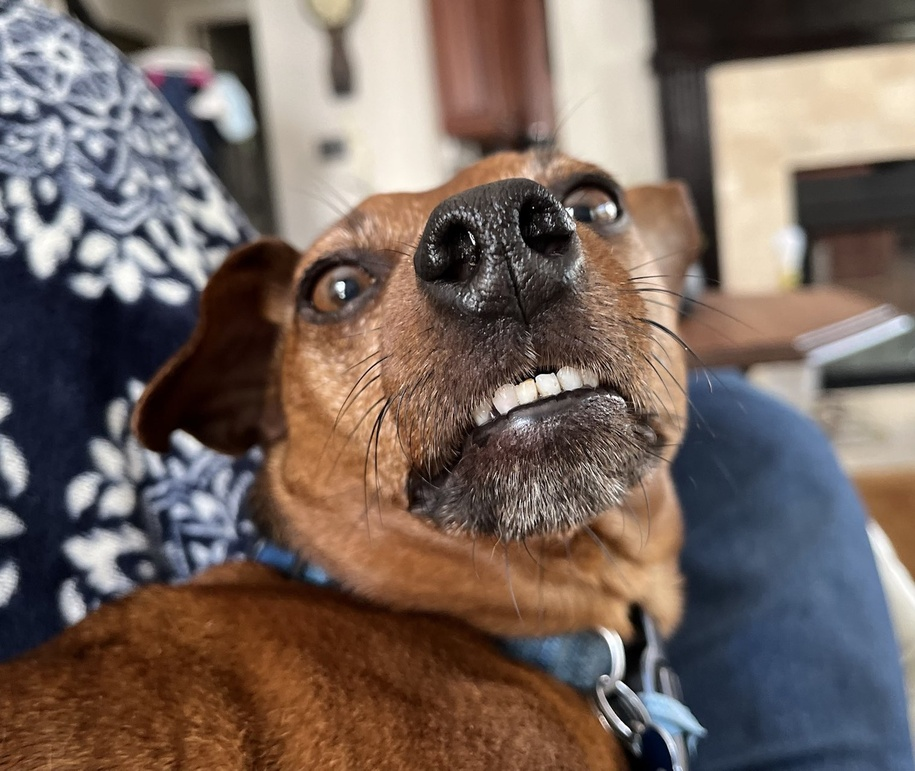
#> input picture inpainting_project/cisco_demo.jpg, 915 x 771 px, shrunk from 1518 x 1280 before the run
$ python linear_diffusion.py
#> lines starting #> are read from the running program, lines starting #| are printed output that depends on the picture
import numpy as np
import matplotlib.pyplot as plt
from scipy.signal import convolve2d
from skimage.color import rgb2gray
from skimage import io


def linear_diffusion_convolution(image, num_steps=50, dt=0.1, D=1.0):
    """
    Perform linear diffusion using convolution with the discrete Laplacian.

    Parameters:
        image (np.ndarray): 2D input image
        num_steps (int): number of time steps
        dt (float): time step size
        D (float): diffusion coefficient

    Returns:
        np.ndarray: diffused image
    """
    u = image.astype(np.float64)

    # Discrete Laplacian kernel
    laplacian_kernel = np.array([[0, 1, 0],
                                 [1, -4, 1],
                                 [0, 1, 0]])

    for step in range(num_steps):
        delta_u = convolve2d(u, laplacian_kernel, mode='same', boundary='symm')
        u += dt * D * delta_u

    return u

def main():
    image = io.imread('cisco_demo.jpg') # Demo image of my dog
#> image is the input picture: shape (771, 915, 3); mean R, G, B 117.1, 101.7, 94.3

    # If it has 4 channels (RGBA), drop the alpha
    if image.shape[-1] == 4:
        image = image[..., :3]  # Keep only R, G, B

    image = rgb2gray(image) # Grayscale it
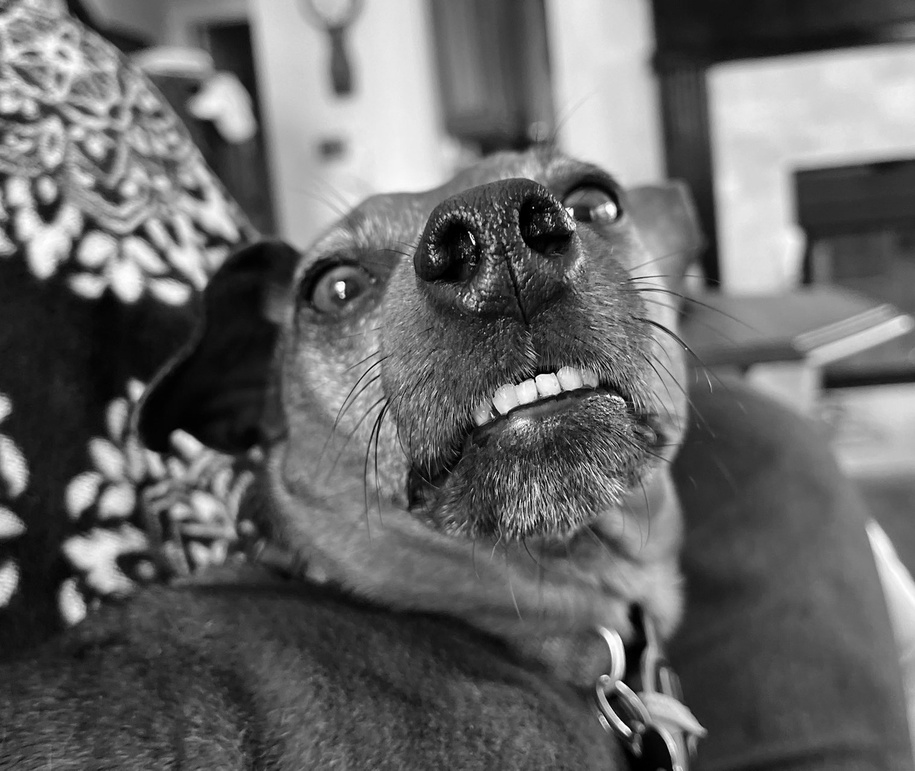
#> image: shape (771, 915) float64; min 0, max 1, mean 0.409

    plt.figure(figsize=(8, 4))

    plt.subplot(1, 2, 1)
    plt.title('Original')
    plt.imshow(image, cmap='gray')
    plt.axis('off')

    diffused = linear_diffusion_convolution(image, num_steps=500, dt=0.1, D=0.5)
#> the loop in linear_diffusion_convolution, `for step in range(num_steps):` made 500 passes
#> pass 1, in linear_diffusion_convolution, `delta_u = convolve2d(u, laplacian_kernel, mode='same', boundary='symm')`:
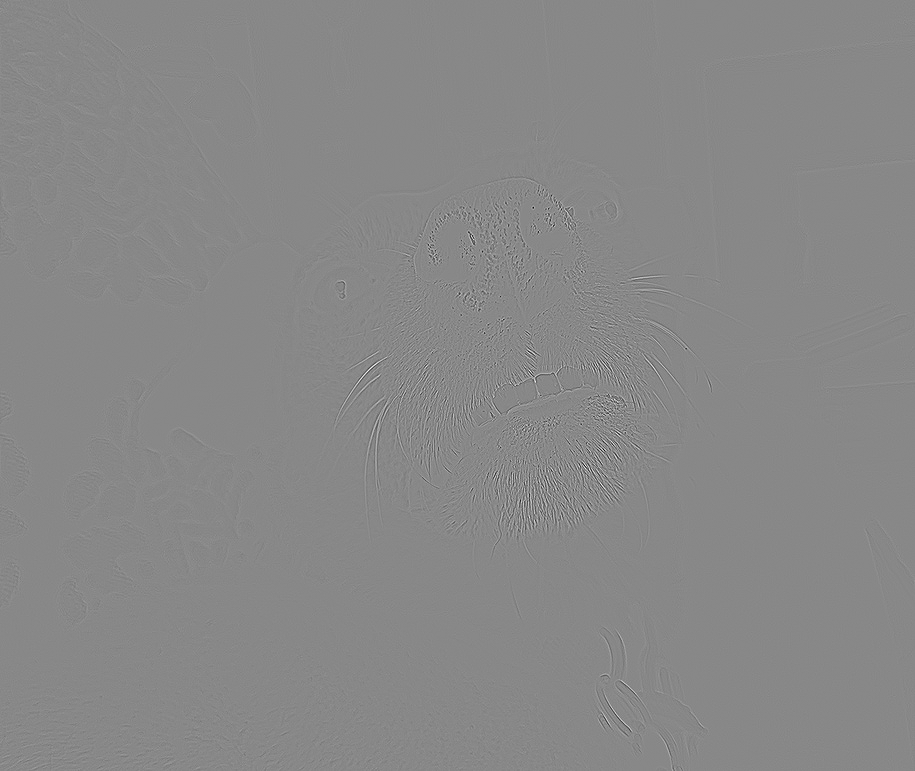
#> delta_u: shape (771, 915) float64; min -2.19, max 1.91, mean 1.05e-19; drawn with min black and max white
#> after the loop in linear_diffusion_convolution, `for step in range(num_steps):`:
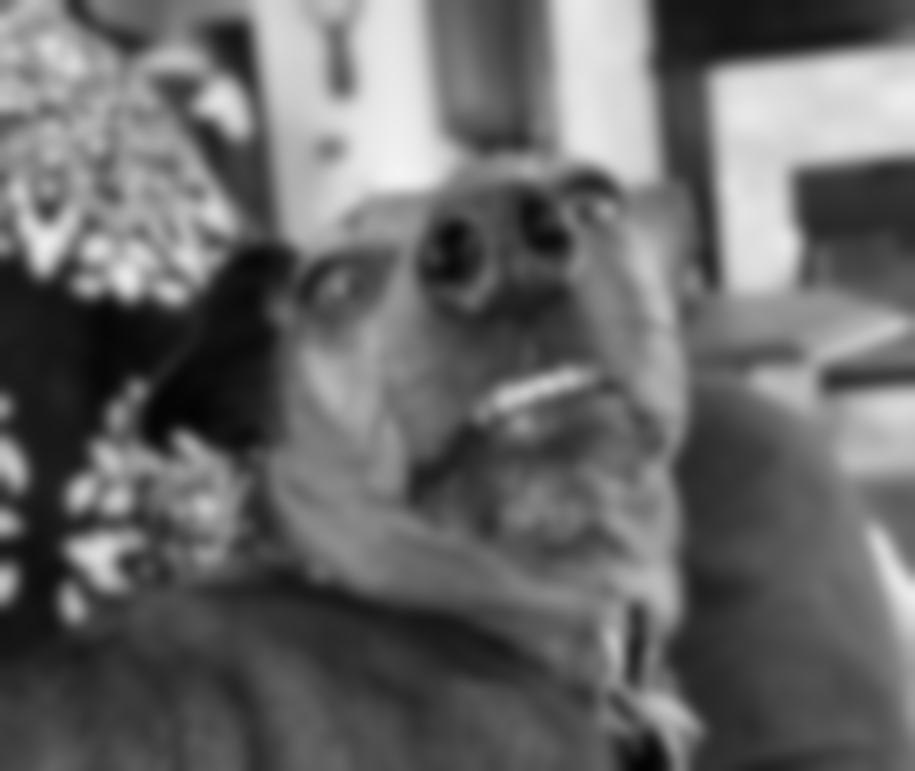
#> u: shape (771, 915) float64; min 0.0125, max 0.955, mean 0.409


    plt.subplot(1, 2, 2)
    plt.title('Δt=500')
    plt.imshow(diffused, cmap='gray')
    plt.axis('off')

    plt.tight_layout()
    plt.show()
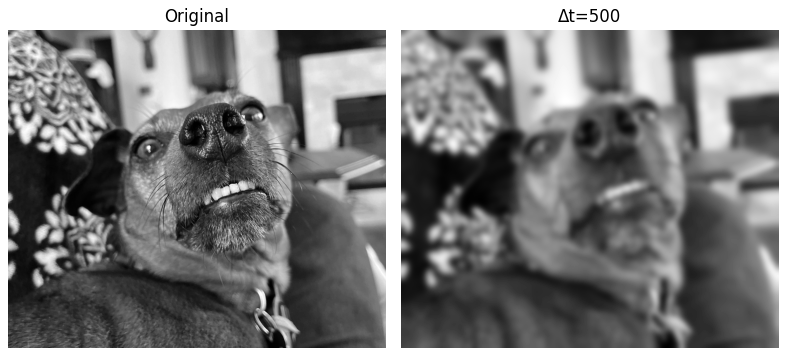
#> figure drawn by matplotlib, 2 panels


if __name__ == "__main__":
    main()
